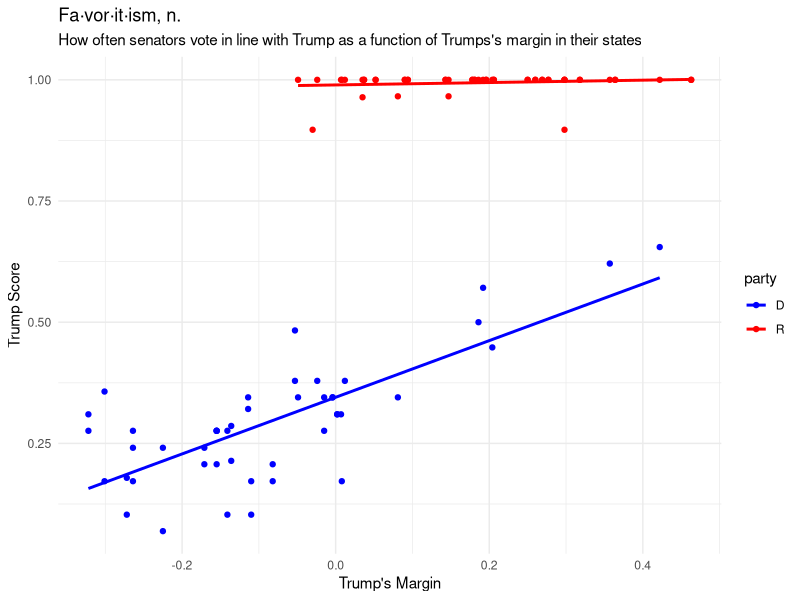

Reproduce this figure in R.
## ---- chunk 1
# Knitr options
knitr::opts_chunk$set(echo = TRUE)

# Load tidyverse
library(tidyverse)

# Read data
cts <- read_csv("CTS/Data/cts.csv")
## ---- chunk 2
# Get Trump Score for senators
cts %>%
  filter(chamber == "Senate", party != "I") %>%
  ggplot() +
    scale_colour_manual(values = c("blue", "red")) +
    geom_point(aes(trump_margin, trump_score, color = party)) +
    geom_smooth(aes(trump_margin, trump_score, color = party), method = "lm", se = FALSE) +
    ggtitle("Fa·vor·it·ism, n.", "How often senators vote in line with Trump as a function of Trumps's margin in their states") +
    xlab("Trump's Margin") +
    ylab("Trump Score") +
    theme_minimal()
